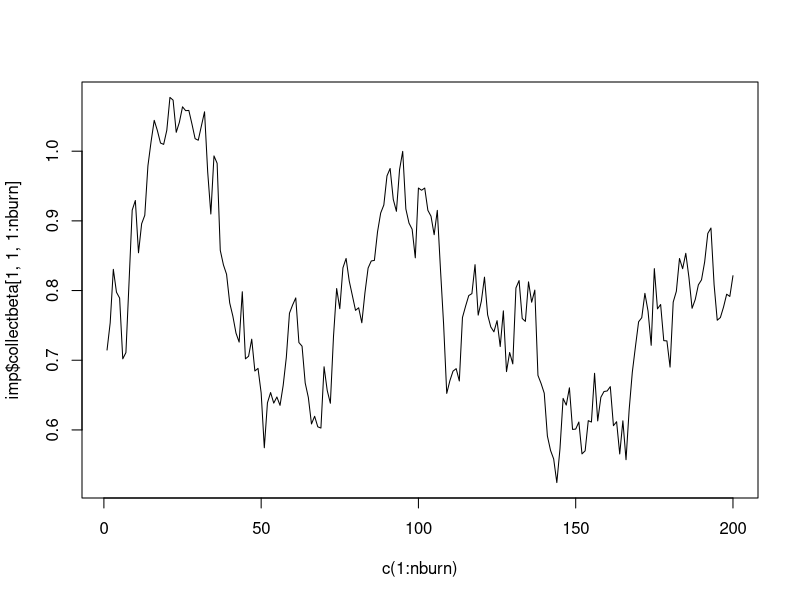
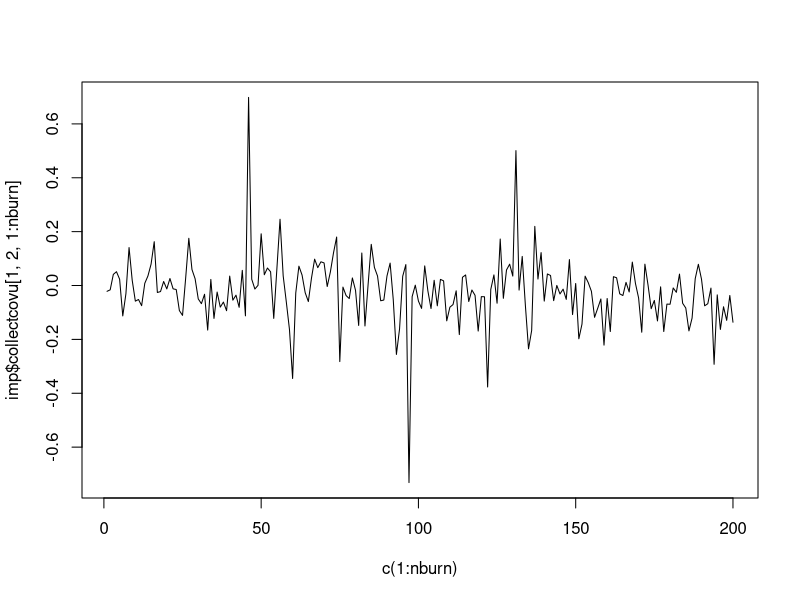

Reproduce these figures in R, in order.
library(jomo)


### Name: jomo1ran.MCMCchain
### Title: JM Imputation of clustered data - A tool to check convergence of
###   the MCMC
### Aliases: jomo1ran.MCMCchain

### ** Examples


attach(cldata)

#Then we define all the inputs:

Y<-data.frame(measure,age)
clus<-data.frame(city)
nburn=as.integer(200);

#And finally we run the imputation function:
imp<-jomo1ran.MCMCchain(Y,clus=clus,nburn=nburn)
#We can check the convergence of the first element of beta:

plot(c(1:nburn),imp$collectbeta[1,1,1:nburn],type="l")

#Or similarly we can check the convergence of any element of th elevel 2 covariance matrix:

plot(c(1:nburn),imp$collectcovu[1,2,1:nburn],type="l")
